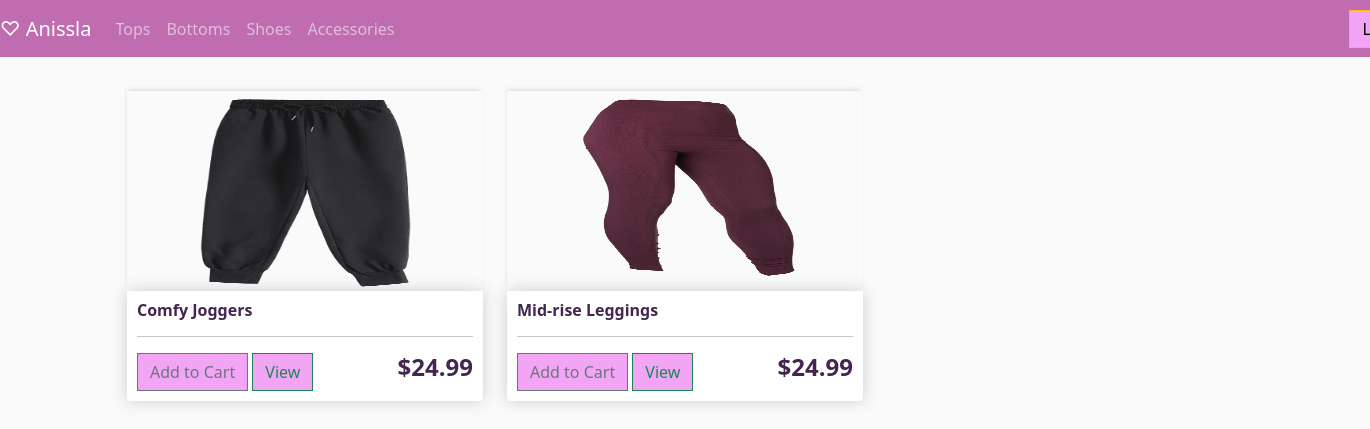
/bottoms/, run on the app's committed database.
### store/models.py (models this page shows, shortened)
class Bottom(models.Model):
	name = models.CharField(max_length=200, null=True)
	description = models.TextField(max_length=200, null=True)
	price = models.FloatField()
	image = models.ImageField(null=True, blank=True)
	in_stock= models.BooleanField(default=True)
	is_active= models.BooleanField(default=True)
	class Meta:
		verbose_name_plural = 'Bottoms'

### store/views.py (the view)
# urls.py: path('bottoms/', views.bottoms, name="bottoms"),
def bottoms(request):
    bottoms = Bottom.objects.all()
    context = {'bottoms':bottoms}
    return render(request, 'store/bottoms.html', context)

### store/templates/store/bottoms.html
{% extends 'store/main.html' %}
{% load static %}
{% block content %}
<div class="row">
    {% for bottom in bottoms %}
    <div class="col-lg-4">
        <img class="thumbnail" src="{{bottom.image.url}}">
        <div class="box-element product">
            <h6><strong>{{bottom.name}}</strong></h6>
            <hr>
            <button  class="btn btn-outline-secondary add-btn">Add to Cart</button>
            <a class="btn btn-outline-success" href="#">View</a>
            <h4 style="float: right"><strong>${{bottom.price|floatformat:2}}</strong></h4>
        </div>
    </div>
    {% endfor %}
</div>
{% endblock content %}

### static/css/main.css (style rules this page uses)
body { background-color: hsl(0, 0%, 98%); }
h1,h2,h3,h4,h5,h6 { color:hsl(280, 36%, 23%); }
.box-element { box-shadow:hsl(0, 0%, 80%) 0 0 16px; background-color: #fff; border-radius: 4px; padding: 10px; }
.thumbnail { width: 100%; height: 200px; -webkit-box-shadow: -1px -3px 5px -2px rgba(214,214,214,1); -moz-box-shadow: -1px -3px 5px -2px rgba(214,214,214,1); box-shadow: -1px -3px 5px -2px rgba(214,214,214,1); }
.product { border-radius: 0 0 4px 4px; }
.col-lg-4, .col-lg-6, .col-lg-8, .col-lg-12 { margin-top: 10px; }
.btn { border-radius: 0; background-color: rgb(242, 165, 244); }

### data on the page
Bottom: image (picture), name "Comfy Joggers", price "24.99"
Bottom: image (picture), name "Mid-rise Leggings", price "24.99"
